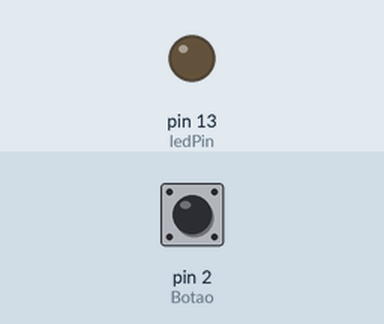
Bench run of a sketch on a simulated Arduino Uno, built with avr-gcc and run on an emulated ATmega328P. On the bench: output pins drawn as LEDs (lit = HIGH). Inputs (shaded band) come from the test bench; at power-on: pin 2 (Botao) LOW.

Above: at 1.2 s.
1.3 s: pin 2 (Botao) pulled HIGH for 0.15 s
At 2.8 s:
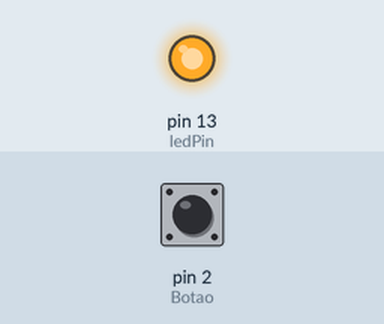
3.1 s: pin 2 (Botao) pulled HIGH for 1 s
At 4.2 s:
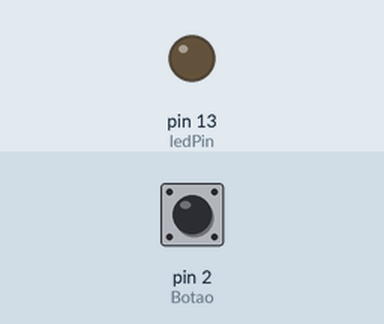
5.6 s: pin 2 (Botao) pulled HIGH for 3.2 s
At 7.3 s:
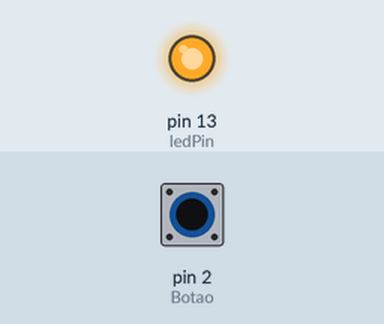
Timing chart, 0 to 8.8 s (numbered marks = the images above; inputs shaded):
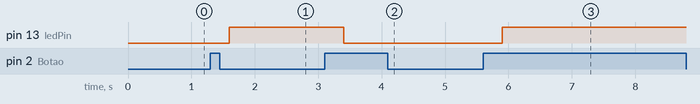

The sketch:

modulo1.ino
```cpp
/*Módulo 1*/

const int ledPin = 13; //led no pino 13
const int Botao = 2; //botao no pino 2
int EstadoBotao = 0; //Variavel para ler o status do pushbutton
bool ledStatus = false;
bool botaoStatus = false;

void setup(){
  pinMode(ledPin, OUTPUT); //Pino do led será saída
  pinMode(Botao, INPUT); //Pino com botão será entrada
}
void loop(){
  EstadoBotao = digitalRead(Botao);
  if (EstadoBotao && !botaoStatus){
    ledStatus = !ledStatus;
    delay(300);
  }
  botaoStatus = EstadoBotao;
  digitalWrite(ledPin, ledStatus);
}
```

Measured:
- after the input at 1.3 s, pin 13 (ledPin): LOW → HIGH after 0.30 s
- after the input at 3.1 s, pin 13 (ledPin): HIGH → LOW after 0.30 s
- after the input at 5.6 s, pin 13 (ledPin): LOW → HIGH after 0.30 s
